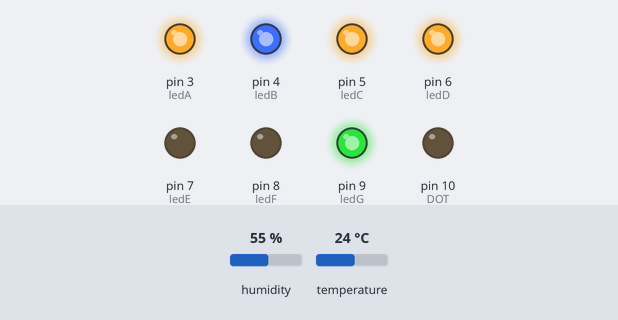
Bench run of a sketch on a simulated Arduino Uno, built with avr-gcc and run on an emulated ATmega328P. Parts: output pins drawn as LEDs (lit = HIGH). Inputs (shaded band) come from the test bench; at power-on: humidity 55 %, temperature 24 °C. What the sketch prints to the serial monitor is not drawn.

Above: at 5.8 s.
5.9 s: humidity set to 52 %
At 11.3 s:
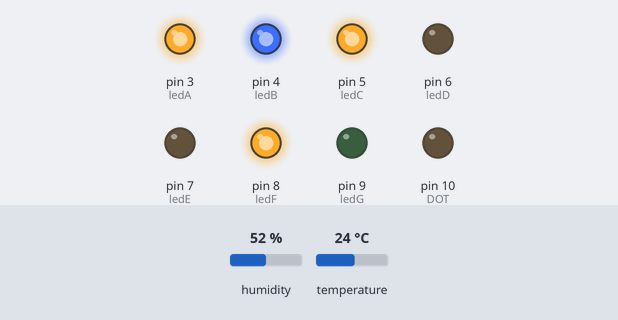
11.9 s: humidity set to 49 %
At 20.6 s:
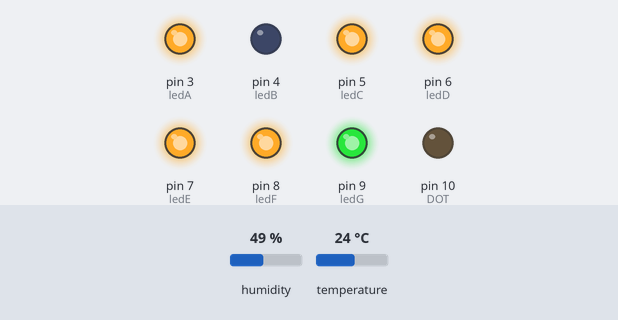
21.6 s: temperature set to 22 °C
27.6 s: temperature set to 19 °C
At 35.9 s:
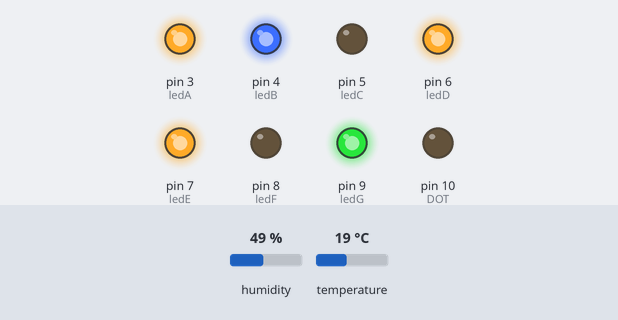
36.6 s: humidity set to 32 %
42.6 s: humidity set to 29 %
At 51.1 s:
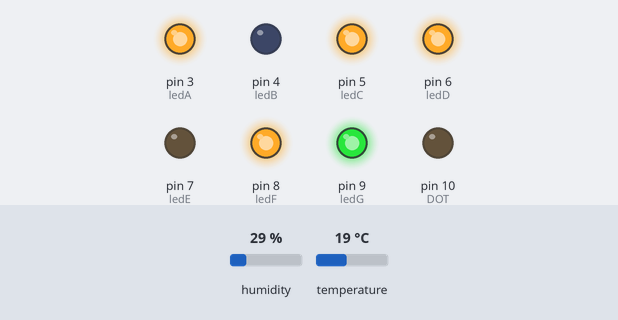
Timing chart, 0 to 52.6 s (numbered marks = the images above; inputs shaded):
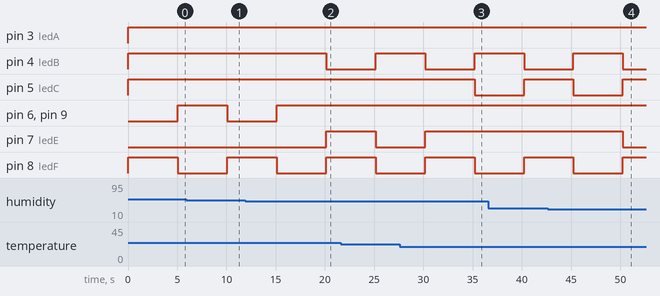

Measured:
- the behaviour switches between 51 and 50 % on humidity (found by bisection; images 1 and 2)
- the behaviour switches between 21 and 20 °C on temperature (found by bisection; images 2 and 3)
- the behaviour switches between 31 and 30 % on humidity (found by bisection; images 3 and 4)
- after the input at 11.9 s, pin 4 (ledB): HIGH → LOW after 8.2 s; pin 6 (ledD), pin 9 (ledG): goes on until 15.1 s, then stays HIGH; pin 7 (ledE): LOW → HIGH after 8.2 s
- after the input at 27.6 s, pin 5 (ledC): HIGH → LOW after 7.6 s; pin 7 (ledE): goes on until 30.2 s, then stays HIGH
- after the input at 42.6 s, pin 7 (ledE): HIGH → LOW after 7.7 s

The sketch:

golden_bell_C28-1.ino
```cpp
#include <DHT.h>

#define DHT_PIN A2
DHT dht (DHT_PIN, DHT11);

int ledA=3;
int ledB=4;
int ledC=5;
int ledD=6;
int ledE=7;
int ledF=8;
int ledG=9;
int DOT=10;

void setup() {
  Serial.begin(9600);
  Serial.println("DHT Test ~!!");
  dht.begin(); // 온습도 센서 동작 시작

  pinMode(ledA, OUTPUT);
  pinMode(ledB, OUTPUT);
  pinMode(ledC, OUTPUT);
  pinMode(ledD, OUTPUT);
  pinMode(ledE, OUTPUT);
  pinMode(ledF, OUTPUT);
  pinMode(ledG, OUTPUT);
  pinMode(DOT, OUTPUT);
}

void loop() {

boolean chk = dht.read(); // 온습도 센서의 동작 체크


if(chk)
{
  Serial.print("Humidity (%): ");
  Serial.println((int)dht.readHumidity());
  int si=(int)dht.readHumidity();

  if(si<=30)
  {
    Number(5);
  }
  else if(si<=50)
  {
    Number(6);
  }
  else if(si<=80)
  {
    Number(7);
  }
  else
  {
    Number(8);
  }
delay(5000);


  Serial.print("Temperature (도): ");
  Serial.println((int)dht.readTemperature(false));
  int hj=(int)dht.readTemperature(false);

  if(hj<=10)
  {
    Number(1);
  }
  else if(hj<=20)
  {
    Number(2);
  }
  else if(hj<=30)
  {
    Number(3);
  }
  else
  {
    Number(4);
  }
  delay(5000);

 }
  else{
  Serial.print("Failed to read info.");
}
}


void Number(int n)
{
  switch(n){

    case 0: // 0출력
    digitalWrite(ledA, HIGH);
    digitalWrite(ledB, HIGH);
    digitalWrite(ledC, HIGH);
    digitalWrite(ledD, HIGH);
    digitalWrite(ledE, HIGH);
    digitalWrite(ledF, HIGH);
    digitalWrite(ledG, LOW);
    digitalWrite(DOT, LOW);
    break;

    case 1: // 1 출력
    digitalWrite(ledA, LOW);
    digitalWrite(ledB, HIGH);
    digitalWrite(ledC, HIGH);
    digitalWrite(ledD, LOW);
    digitalWrite(ledE, LOW);
    digitalWrite(ledF, LOW);
    digitalWrite(ledG, LOW);
    digitalWrite(DOT, LOW);
    break;

    case 2: // 2 출력
    digitalWrite(ledA, HIGH);
    digitalWrite(ledB, HIGH);
    digitalWrite(ledC, LOW);
    digitalWrite(ledD, HIGH);
    digitalWrite(ledE, HIGH);
    digitalWrite(ledF, LOW);
    digitalWrite(ledG, HIGH);
    digitalWrite(DOT, LOW);
    break;

    case 3: // 3 출력
    digitalWrite(ledA, HIGH);
    digitalWrite(ledB, HIGH);
    digitalWrite(ledC, HIGH);
    digitalWrite(ledD, HIGH);
    digitalWrite(ledE, LOW);
    digitalWrite(ledF, LOW);
    digitalWrite(ledG, HIGH);
    digitalWrite(DOT, LOW);
    break;

    case 4: // 4 출력
    digitalWrite(ledA, LOW);
    digitalWrite(ledB, HIGH);
    digitalWrite(ledC, HIGH);
    digitalWrite(ledD, LOW);
    digitalWrite(ledE, LOW);
    digitalWrite(ledF, HIGH);
    digitalWrite(ledG, HIGH);
    digitalWrite(DOT, LOW);
    break;

    case 5: // 5 출력
    digitalWrite(ledA, HIGH);
    digitalWrite(ledB, LOW);
    digitalWrite(ledC, HIGH);
    digitalWrite(ledD, HIGH);
    digitalWrite(ledE, LOW);
    digitalWrite(ledF, HIGH);
    digitalWrite(ledG, HIGH);
    digitalWrite(DOT, LOW);
    break;

    case 6: // 6 출력
    digitalWrite(ledA, HIGH);
    digitalWrite(ledB, LOW);
    digitalWrite(ledC, HIGH);
    digitalWrite(ledD, HIGH);
    digitalWrite(ledE, HIGH);
    digitalWrite(ledF, HIGH);
    digitalWrite(ledG, HIGH);
    digitalWrite(DOT, LOW);
    break;

    case 7: // 7 출력
    digitalWrite(ledA, HIGH);
    digitalWrite(ledB, HIGH);
    digitalWrite(ledC, HIGH);
    digitalWrite(ledD, LOW);
    digitalWrite(ledE, LOW);
    digitalWrite(ledF, HIGH);
    digitalWrite(ledG, LOW);
    digitalWrite(DOT, LOW);
    break;

    case 8: // 8 출력
    digitalWrite(ledA, HIGH);
    digitalWrite(ledB, HIGH);
    digitalWrite(ledC, HIGH);
    digitalWrite(ledD, HIGH);
    digitalWrite(ledE, HIGH);
    digitalWrite(ledF, HIGH);
    digitalWrite(ledG, HIGH);
    digitalWrite(DOT, LOW);
    break;

    case 9: // 9 출력
    digitalWrite(ledA, HIGH);
    digitalWrite(ledB, HIGH);
    digitalWrite(ledC, HIGH);
    digitalWrite(ledD, HIGH);
    digitalWrite(ledE, LOW);
    digitalWrite(ledF, HIGH);
    digitalWrite(ledG, HIGH);
    digitalWrite(DOT, LOW);
    break;

    default:
    digitalWrite(ledA, LOW);
    digitalWrite(ledB, LOW);
    digitalWrite(ledC, LOW);
    digitalWrite(ledD, LOW);
    digitalWrite(ledE, LOW);
    digitalWrite(ledF, LOW);
    digitalWrite(ledG, LOW);
    digitalWrite(DOT, LOW);
    break;
  }
}
```
